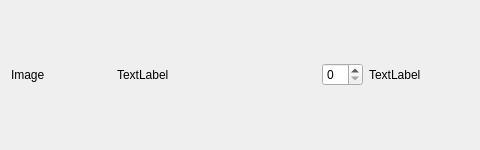
<?xml version="1.0" encoding="UTF-8"?>
<ui version="4.0">
 <class>Form</class>
 <widget class="QWidget" name="Form">
  <property name="geometry">
   <rect>
    <x>0</x>
    <y>0</y>
    <width>480</width>
    <height>150</height>
   </rect>
  </property>
  <property name="minimumSize">
   <size>
    <width>0</width>
    <height>150</height>
   </size>
  </property>
  <property name="maximumSize">
   <size>
    <width>16777215</width>
    <height>150</height>
   </size>
  </property>
  <property name="windowTitle">
   <string>Form</string>
  </property>
  <layout class="QVBoxLayout" name="verticalLayout_2">
   <item>
    <layout class="QHBoxLayout" name="horizontalLayout" stretch="1,2,0,1">
     <item>
      <widget class="QLabel" name="image">
       <property name="text">
        <string>Image</string>
       </property>
      </widget>
     </item>
     <item>
      <widget class="QLabel" name="item_name">
       <property name="text">
        <string>TextLabel</string>
       </property>
      </widget>
     </item>
     <item>
      <widget class="QSpinBox" name="amountBox"/>
     </item>
     <item>
      <widget class="QLabel" name="price_label">
       <property name="text">
        <string>TextLabel</string>
       </property>
      </widget>
     </item>
    </layout>
   </item>
  </layout>
 </widget>
 <resources/>
 <connections/>
</ui>
